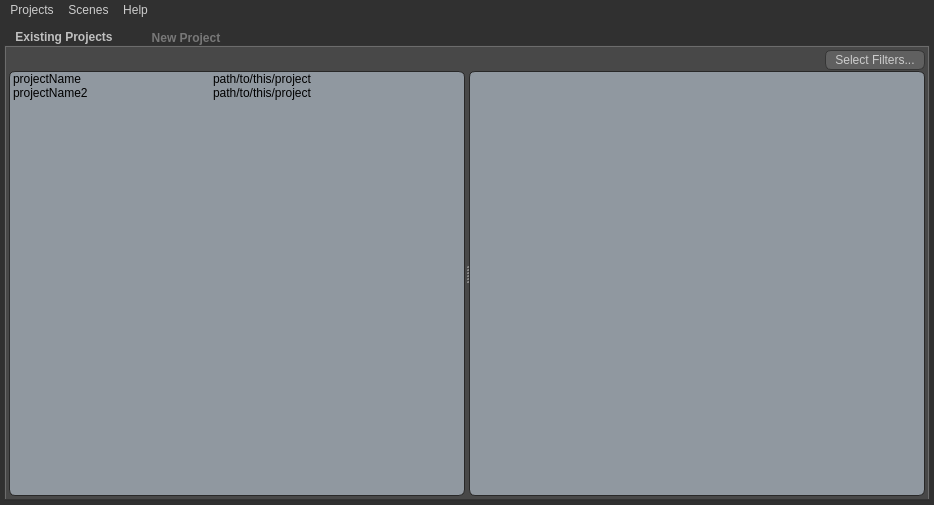
<?xml version="1.0" encoding="UTF-8"?>
<ui version="4.0">
 <class>projectManager</class>
 <widget class="QMainWindow" name="projectManager">
  <property name="geometry">
   <rect>
    <x>0</x>
    <y>0</y>
    <width>698</width>
    <height>505</height>
   </rect>
  </property>
  <property name="windowTitle">
   <string>Project Manager</string>
  </property>
  <property name="styleSheet">
   <string notr="true">QWidget{
  dialogbuttonbox-buttons-have-icons: 0;
  combobox-popup: 1;
  tabbar-prefer-no-arrows: true;
  color: #cccccc;
  background-color: #303030;
}


QMenuBar{
  background-color: QLinearGradient(
      x1:0, y1:0,
      x2:0, y2:1,
      stop:1 #484848,
      stop:0.4 #666666);
}

QMenu::separator{
height: 1px;
background-color: #303030;
}

QMenuBar::item{
  background: transparent;
}


QMenuBar::item:selected{
  background: transparent;
}


QMenuBar::item:pressed{
  background: #545454;
  border: 1px solid #000;
  margin-bottom:-1px;
  padding-bottom:1px;
}


QMenu{
  border: 1px solid #000;
background: #484848;
padding:5px;
}


QMenu::item{
  padding: 2px 20px 2px 20px;
background: #484848;
}


QMenu::item:selected{
  color: #f89a2b;
 background: #545454;
}


</string>
  </property>
  <widget class="QWidget" name="centralwidget">
   <property name="styleSheet">
    <string notr="true"/>
   </property>
   <layout class="QGridLayout" name="gridLayout_7">
    <property name="margin">
     <number>4</number>
    </property>
    <item row="0" column="0">
     <widget class="QTabWidget" name="tabWidget">
      <property name="font">
       <font>
        <weight>75</weight>
        <bold>true</bold>
       </font>
      </property>
      <property name="styleSheet">
       <string notr="true">QWidget
{
  dialogbuttonbox-buttons-have-icons: 0;
  combobox-popup: 1;
  tabbar-prefer-no-arrows: true;
  color: #cccccc;
  background-color: #484848;
}

QGroupBox{
border: 1px solid #696969;
border-radius:6px;
margin-top: 5px;
}

QGroupBox::title{
margin-top: -12px;
}


QToolTip
{
  border: 1px solid black;
  background-color: #f0f0b4;
  color: #000000;
  border-radius: 3px;
  opacity: 220;
}

QLabel{
background: none;
color: #919191;
}

QLineEdit
{
  color: #000000;
  background-color: #9098a0;
  padding: 1px;
  border-style: solid;
  border: 1px solid #353535;
  border-radius: 6px;
}



QPushButton
{
  icon-size: 12px;
  background-color: #606060;
  border-width: 1px;
  border-color: #353535;
  border-style: solid;
  border-radius: 6px;
  padding: 5px;
  padding-left: 2px;
  padding-right: 2px;
}

QPushButton:flat {
  border: none;
  background-color: none;
}

QPushButton:hover
{
  background-color: #686868;
}

QPushButton:pressed,QPushButton:focus:pressed
{
  color: #000;
  background-color: #f89a2b;
}


QComboBox
{
  combobox-popup: 1;
  selection-background-color: #666666;
  selection-color: #f89a2b;;
  background-color: #606060;
  border-style: solid;
  border: 1px solid #1e1e1e;
  border-radius: 6px;
  padding-left: 6px;
}

  
QComboBox:hover,QPushButton:hover
{
  background-color: #6c6c6c;
}

QComboBox QAbstractItemView
{

  background-color: #545454;
  border-width: 0px;
  border-radius: 0px;
  selection-background-color: QLinearGradient( x1: 0, y1: 0, x2: 0, y2: 1, stop: 0 #ffa02f, stop: 1 #d7801a);
  padding-top: 10px;
  padding-bottom: 10px;
  padding-left: 2px;
  padding-right: 2px;
border: 1px solid #1e1e1e;
}

QComboBox::drop-down
{
  subcontrol-origin: padding;
  subcontrol-position: top right;
  width: 25px;
  border-left-width: 0px;
  border-left-color: darkgray;
  border-left-style: solid;
  border-top-right-radius: 3px;
  border-bottom-right-radius: 3px;
}



QScrollBar:horizontal {
  background: #404040;
  height: 16px;
  margin: 0 -2px 0 -2px;
  border: 1px solid #383838;
}


QScrollBar::add-page:horizontal, QScrollBar::sub-page:horizontal
{
  background: none;
}

QScrollBar::add-line:horizontal {
  border-radius: 0px;
  border: none;
  width: 0px;
  subcontrol-position: left;
  subcontrol-origin: margin;
}

QScrollBar::sub-line:horizontal {
  border-radius: 0px;
  border: none;
  width: 0px;
  subcontrol-position: left;
  subcontrol-origin: margin;
}

/*
QScrollBar::right-arrow:horizontal, QScrollBar::left-arrow:horizontal
{
  border: 1px solid black;
  width: 1px;
  height: 1px;
  background: white;
}
*/




QScrollBar:vertical
{
  background: #404040;
  width: 16px;
  margin: -2px 0 -2px 0;
  border: 1px solid #383838;
}


QScrollBar::add-line:vertical
{
  border-radius: 2px;
  border: 1px solid #383838;
  height: 0px;
  subcontrol-position: bottom;
  subcontrol-origin: margin;
}

QScrollBar::sub-line:vertical
{
  border-radius: 2px;
  border: 1px solid #383838;
  height: 0px;
  subcontrol-position: top;
  subcontrol-origin: margin;
}

/*
QScrollBar::up-arrow:vertical, QScrollBar::down-arrow:vertical
{
  border: 1px solid black;
  width: 1px;
  height: 1px;
  background: white;
}
*/

QScrollBar::add-page:vertical, QScrollBar::sub-page:vertical
{
  background: none;
}


QTabWidget:pane{
}


QTabBar {
background: none;
}

QTabBar::tab {
min-width: 100px;
max-width:100px;
  color: #c0c0c0;
  border-width: 1px;
  border-color: #484848;
  border-left-style: solid;
  border-right-style: solid;
  border-top-style: solid;
  border-bottom-style: none;
  border-style: none;
  border-top-left-radius: 6px;
  border-top-right-radius: 6px;
  padding-left: 10px;
  padding-right: 10px;
  padding-top: 3px;
  padding-bottom: 2px;
  margin-left: 0px;
  margin-right: 2px;
  margin-top: 3px;
  background-color: QLinearGradient(
      x1:0, y1:0,
      x2:0, y2:1,
      stop:1 #484848,
      stop:0.4 #565656);
}


QTabWidget::right-corner {
  background-color: #28ff28;
}

QTabBar::tab:last
{
  margin-right: 0;
}

QTabBar::tab:first:!selected
{
  margin-left: 0px;
}

QTabBar::tab:!selected
{
margin-top: 5px;
  color: #787878;
  border-bottom-style: none;
  background-color: QLinearGradient(
      x1:0, y1:0,
      x2:0, y2:1,
      stop:1 #353535,
      stop:0.4 #404040);
}

QTabBar::tab:selected
{

}


QTreeView {
  color: #000000;
  background-color: #9098a0;
  alternate-background-color: #9098a0;
/*
  padding-top: 6px;
  padding-bottom: 6px;
  border-radius: 6px;
*/
  border-style: solid;
  border-width: 1px;
  border-color: #282828;
border-radius: 6px;
}

 QTreeView::item:hover {
background-color: #A2A9B0;
 }

 QTreeView::item:selected {
background-color: #B5BCC4;
color: black;
 }





QListView {
border-radius: 6px;
  color: #000000;
  background-color: #949ca4;
  alternate-background-color: #9098a0;
/*
  padding-top: 6px;
  padding-bottom: 6px;
  border-radius: 6px;
*/
  border-style: solid;
  border-width: 1px;
  border-color: #282828;
}

QHeaderView:section {
min-height: 18px;
  background-color: #64707c;
  color: #bbbbbb;
  padding-left: 4px;
  border: 1px solid #44505c;
border-top: none;
border-left: none;
}

QHeaderView::section:first{
border-top-left-radius: 6px;
}

QHeaderView::section:last{
border-top-right-radius: 6px;
border-right:none;
}

/*
QHeaderView::down-arrow {
  image: url(down_arrow.png);
}

QHeaderView::up-arrow {
  image: url(up_arrow.png);
}
*/

</string>
      </property>
      <property name="currentIndex">
       <number>0</number>
      </property>
      <widget class="QWidget" name="existingProjectsTab">
       <property name="sizePolicy">
        <sizepolicy hsizetype="Fixed" vsizetype="Preferred">
         <horstretch>0</horstretch>
         <verstretch>0</verstretch>
        </sizepolicy>
       </property>
       <property name="cursor">
        <cursorShape>ArrowCursor</cursorShape>
       </property>
       <property name="styleSheet">
        <string notr="true"/>
       </property>
       <attribute name="title">
        <string>Existing Projects</string>
       </attribute>
       <layout class="QGridLayout" name="gridLayout_5">
        <property name="margin">
         <number>3</number>
        </property>
        <item row="0" column="0">
         <widget class="QSplitter" name="existingProjectsSplitter">
          <property name="orientation">
           <enum>Qt::Horizontal</enum>
          </property>
          <widget class="QWidget" name="layoutWidget">
           <layout class="QGridLayout" name="projectTreeGridLayout">
            <property name="verticalSpacing">
             <number>1</number>
            </property>
            <item row="0" column="1">
             <spacer name="spacer">
              <property name="orientation">
               <enum>Qt::Horizontal</enum>
              </property>
              <property name="sizeHint" stdset="0">
               <size>
                <width>178</width>
                <height>21</height>
               </size>
              </property>
             </spacer>
            </item>
            <item row="1" column="0" colspan="2">
             <widget class="QTreeWidget" name="projectTree">
              <property name="focusPolicy">
               <enum>Qt::NoFocus</enum>
              </property>
              <property name="contextMenuPolicy">
               <enum>Qt::CustomContextMenu</enum>
              </property>
              <property name="editTriggers">
               <set>QAbstractItemView::NoEditTriggers</set>
              </property>
              <property name="alternatingRowColors">
               <bool>true</bool>
              </property>
              <property name="indentation">
               <number>5</number>
              </property>
              <property name="rootIsDecorated">
               <bool>false</bool>
              </property>
              <property name="uniformRowHeights">
               <bool>false</bool>
              </property>
              <property name="itemsExpandable">
               <bool>false</bool>
              </property>
              <property name="expandsOnDoubleClick">
               <bool>false</bool>
              </property>
              <attribute name="headerVisible">
               <bool>false</bool>
              </attribute>
              <attribute name="headerDefaultSectionSize">
               <number>200</number>
              </attribute>
              <attribute name="headerMinimumSectionSize">
               <number>25</number>
              </attribute>
              <attribute name="headerShowSortIndicator" stdset="0">
               <bool>false</bool>
              </attribute>
              <column>
               <property name="text">
                <string>Project</string>
               </property>
              </column>
              <column>
               <property name="text">
                <string>Path</string>
               </property>
              </column>
              <item>
               <property name="text">
                <string>projectName</string>
               </property>
               <property name="text">
                <string>path/to/this/project</string>
               </property>
              </item>
              <item>
               <property name="text">
                <string>projectName2</string>
               </property>
               <property name="text">
                <string>path/to/this/project</string>
               </property>
              </item>
             </widget>
            </item>
           </layout>
          </widget>
          <widget class="QWidget" name="layoutWidget">
           <layout class="QGridLayout" name="gridLayout_4">
            <property name="horizontalSpacing">
             <number>0</number>
            </property>
            <property name="verticalSpacing">
             <number>1</number>
            </property>
            <item row="0" column="1">
             <spacer name="spacer_2">
              <property name="orientation">
               <enum>Qt::Horizontal</enum>
              </property>
              <property name="sizeHint" stdset="0">
               <size>
                <width>138</width>
                <height>10</height>
               </size>
              </property>
             </spacer>
            </item>
            <item row="1" column="0" colspan="4">
             <widget class="QTreeWidget" name="sceneTree">
              <property name="minimumSize">
               <size>
                <width>0</width>
                <height>0</height>
               </size>
              </property>
              <property name="focusPolicy">
               <enum>Qt::NoFocus</enum>
              </property>
              <property name="contextMenuPolicy">
               <enum>Qt::CustomContextMenu</enum>
              </property>
              <property name="indentation">
               <number>5</number>
              </property>
              <property name="rootIsDecorated">
               <bool>false</bool>
              </property>
              <property name="expandsOnDoubleClick">
               <bool>false</bool>
              </property>
              <attribute name="headerVisible">
               <bool>false</bool>
              </attribute>
              <attribute name="headerDefaultSectionSize">
               <number>200</number>
              </attribute>
              <column>
               <property name="text">
                <string>Scene</string>
               </property>
              </column>
              <column>
               <property name="text">
                <string>Path</string>
               </property>
              </column>
             </widget>
            </item>
            <item row="0" column="2">
             <widget class="QToolButton" name="filtersBtn">
              <property name="minimumSize">
               <size>
                <width>100</width>
                <height>20</height>
               </size>
              </property>
              <property name="maximumSize">
               <size>
                <width>16777215</width>
                <height>20</height>
               </size>
              </property>
              <property name="styleSheet">
               <string notr="true">QToolButton
{
  icon-size: 12px;
  background-color: #606060;
  border-width: 1px;
  border-color: #353535;
  border-style: solid;
  border-radius: 6px;
  padding: 2px;
  padding-left: 2px;
  padding-right: 2px;
}

QToolButton:flat {
  border: none;
  background-color: none;
}

QToolButton:hover
{
  background-color: #686868;
}

QToolButton:pressed,QToolButton:focus:pressed
{
  color: #000;
  background-color: #f89a2b;
}
</string>
              </property>
              <property name="text">
               <string>Select Filters...</string>
              </property>
              <property name="checkable">
               <bool>false</bool>
              </property>
              <property name="popupMode">
               <enum>QToolButton::InstantPopup</enum>
              </property>
              <property name="toolButtonStyle">
               <enum>Qt::ToolButtonTextOnly</enum>
              </property>
             </widget>
            </item>
           </layout>
          </widget>
         </widget>
        </item>
       </layout>
      </widget>
      <widget class="QWidget" name="newProjectTab">
       <property name="sizePolicy">
        <sizepolicy hsizetype="Fixed" vsizetype="Preferred">
         <horstretch>0</horstretch>
         <verstretch>0</verstretch>
        </sizepolicy>
       </property>
       <attribute name="title">
        <string>New Project</string>
       </attribute>
       <layout class="QGridLayout" name="gridLayout_6">
        <item row="0" column="0" colspan="3">
         <widget class="QGroupBox" name="projectLocationGroup">
          <property name="sizePolicy">
           <sizepolicy hsizetype="Preferred" vsizetype="Fixed">
            <horstretch>0</horstretch>
            <verstretch>0</verstretch>
           </sizepolicy>
          </property>
          <property name="minimumSize">
           <size>
            <width>0</width>
            <height>45</height>
           </size>
          </property>
          <property name="maximumSize">
           <size>
            <width>16777215</width>
            <height>45</height>
           </size>
          </property>
          <property name="font">
           <font>
            <weight>75</weight>
            <bold>true</bold>
           </font>
          </property>
          <property name="title">
           <string>Project Location</string>
          </property>
          <layout class="QGridLayout" name="gridLayout_2">
           <property name="topMargin">
            <number>4</number>
           </property>
           <property name="rightMargin">
            <number>7</number>
           </property>
           <property name="bottomMargin">
            <number>4</number>
           </property>
           <item row="0" column="0">
            <widget class="QLabel" name="newProjectPathLabel">
             <property name="minimumSize">
              <size>
               <width>85</width>
               <height>0</height>
              </size>
             </property>
             <property name="maximumSize">
              <size>
               <width>85</width>
               <height>16777215</height>
              </size>
             </property>
             <property name="layoutDirection">
              <enum>Qt::LeftToRight</enum>
             </property>
             <property name="text">
              <string>Root Path</string>
             </property>
             <property name="alignment">
              <set>Qt::AlignRight|Qt::AlignTrailing|Qt::AlignVCenter</set>
             </property>
            </widget>
           </item>
           <item row="0" column="2">
            <widget class="QPushButton" name="newProjectPathBtn">
             <property name="minimumSize">
              <size>
               <width>51</width>
               <height>20</height>
              </size>
             </property>
             <property name="maximumSize">
              <size>
               <width>30</width>
               <height>20</height>
              </size>
             </property>
             <property name="toolTip">
              <string>Browse for the location of your new project. The title of the project will be the directory you choose.</string>
             </property>
             <property name="styleSheet">
              <string notr="true">min-width: 45px;</string>
             </property>
             <property name="text">
              <string>...</string>
             </property>
            </widget>
           </item>
           <item row="0" column="1">
            <widget class="QLineEdit" name="newProjectPath">
             <property name="minimumSize">
              <size>
               <width>0</width>
               <height>20</height>
              </size>
             </property>
             <property name="maximumSize">
              <size>
               <width>16777215</width>
               <height>20</height>
              </size>
             </property>
             <property name="toolTip">
              <string>This is the path where your new project will be created. The title of the project will be the name of root directory. </string>
             </property>
             <property name="text">
              <string/>
             </property>
            </widget>
           </item>
          </layout>
         </widget>
        </item>
        <item row="1" column="0" colspan="3">
         <widget class="QGroupBox" name="rootFoldersGroup">
          <property name="font">
           <font>
            <weight>75</weight>
            <bold>true</bold>
           </font>
          </property>
          <property name="contextMenuPolicy">
           <enum>Qt::CustomContextMenu</enum>
          </property>
          <property name="styleSheet">
           <string notr="true"/>
          </property>
          <property name="title">
           <string>Directory Structure</string>
          </property>
          <layout class="QGridLayout" name="gridLayout_3">
           <property name="leftMargin">
            <number>4</number>
           </property>
           <property name="topMargin">
            <number>9</number>
           </property>
           <property name="rightMargin">
            <number>6</number>
           </property>
           <property name="bottomMargin">
            <number>6</number>
           </property>
           <item row="0" column="0">
            <spacer name="horizontalSpacer">
             <property name="orientation">
              <enum>Qt::Horizontal</enum>
             </property>
             <property name="sizeType">
              <enum>QSizePolicy::Fixed</enum>
             </property>
             <property name="sizeHint" stdset="0">
              <size>
               <width>85</width>
               <height>20</height>
              </size>
             </property>
            </spacer>
           </item>
           <item row="0" column="1">
            <widget class="QCheckBox" name="createFoldersCheckBox">
             <property name="text">
              <string>Create Folders (EXPERIMENTAL)</string>
             </property>
            </widget>
           </item>
           <item row="1" column="0" colspan="2">
            <widget class="QWidget" name="templateOptions" native="true">
             <layout class="QGridLayout" name="gridLayout">
              <property name="margin">
               <number>0</number>
              </property>
              <property name="spacing">
               <number>4</number>
              </property>
              <item row="0" column="0">
               <widget class="QLabel" name="folderTemplateLabel">
                <property name="minimumSize">
                 <size>
                  <width>85</width>
                  <height>0</height>
                 </size>
                </property>
                <property name="maximumSize">
                 <size>
                  <width>80</width>
                  <height>16777215</height>
                 </size>
                </property>
                <property name="layoutDirection">
                 <enum>Qt::LeftToRight</enum>
                </property>
                <property name="text">
                 <string>Template</string>
                </property>
                <property name="alignment">
                 <set>Qt::AlignRight|Qt::AlignTrailing|Qt::AlignVCenter</set>
                </property>
               </widget>
              </item>
              <item row="0" column="1">
               <widget class="QComboBox" name="templateCbx">
                <property name="minimumSize">
                 <size>
                  <width>0</width>
                  <height>20</height>
                 </size>
                </property>
                <property name="maximumSize">
                 <size>
                  <width>16777215</width>
                  <height>20</height>
                 </size>
                </property>
                <item>
                 <property name="text">
                  <string>Modo Default</string>
                 </property>
                </item>
               </widget>
              </item>
              <item row="0" column="2">
               <widget class="QPushButton" name="newTemplateBtn">
                <property name="sizePolicy">
                 <sizepolicy hsizetype="Fixed" vsizetype="Fixed">
                  <horstretch>0</horstretch>
                  <verstretch>0</verstretch>
                 </sizepolicy>
                </property>
                <property name="minimumSize">
                 <size>
                  <width>0</width>
                  <height>20</height>
                 </size>
                </property>
                <property name="maximumSize">
                 <size>
                  <width>32</width>
                  <height>24</height>
                 </size>
                </property>
                <property name="toolTip">
                 <string>Create a new template</string>
                </property>
                <property name="text">
                 <string/>
                </property>
                <property name="icon">
                 <iconset>
                  <normaloff>icons/newTemplate.png</normaloff>icons/newTemplate.png</iconset>
                </property>
                <property name="iconSize">
                 <size>
                  <width>24</width>
                  <height>24</height>
                 </size>
                </property>
               </widget>
              </item>
              <item row="1" column="0">
               <widget class="QLabel" name="scenesRootLabel_2">
                <property name="minimumSize">
                 <size>
                  <width>85</width>
                  <height>0</height>
                 </size>
                </property>
                <property name="maximumSize">
                 <size>
                  <width>80</width>
                  <height>16777215</height>
                 </size>
                </property>
                <property name="layoutDirection">
                 <enum>Qt::LeftToRight</enum>
                </property>
                <property name="text">
                 <string>Structure</string>
                </property>
                <property name="alignment">
                 <set>Qt::AlignRight|Qt::AlignTrailing|Qt::AlignVCenter</set>
                </property>
               </widget>
              </item>
              <item row="1" column="1">
               <widget class="QTreeWidget" name="folderTree">
                <property name="focusPolicy">
                 <enum>Qt::NoFocus</enum>
                </property>
                <property name="contextMenuPolicy">
                 <enum>Qt::CustomContextMenu</enum>
                </property>
                <property name="dragEnabled">
                 <bool>true</bool>
                </property>
                <property name="dragDropMode">
                 <enum>QAbstractItemView::InternalMove</enum>
                </property>
                <property name="defaultDropAction">
                 <enum>Qt::MoveAction</enum>
                </property>
                <property name="selectionMode">
                 <enum>QAbstractItemView::ExtendedSelection</enum>
                </property>
                <property name="autoExpandDelay">
                 <number>0</number>
                </property>
                <property name="indentation">
                 <number>30</number>
                </property>
                <property name="sortingEnabled">
                 <bool>false</bool>
                </property>
                <property name="animated">
                 <bool>true</bool>
                </property>
                <property name="headerHidden">
                 <bool>true</bool>
                </property>
                <property name="expandsOnDoubleClick">
                 <bool>false</bool>
                </property>
                <attribute name="headerVisible">
                 <bool>false</bool>
                </attribute>
                <column>
                 <property name="text">
                  <string>Folders</string>
                 </property>
                </column>
                <item>
                 <property name="text">
                  <string>New Item</string>
                 </property>
                </item>
                <item>
                 <property name="text">
                  <string>New Item</string>
                 </property>
                </item>
                <item>
                 <property name="text">
                  <string>New Item</string>
                 </property>
                 <item>
                  <property name="text">
                   <string>New Subitem</string>
                  </property>
                  <item>
                   <property name="text">
                    <string>New Subitem</string>
                   </property>
                  </item>
                 </item>
                </item>
               </widget>
              </item>
              <item row="1" column="2">
               <layout class="QVBoxLayout" name="verticalLayout">
                <property name="spacing">
                 <number>2</number>
                </property>
                <item>
                 <widget class="QPushButton" name="addFolderBtn">
                  <property name="sizePolicy">
                   <sizepolicy hsizetype="Fixed" vsizetype="Fixed">
                    <horstretch>0</horstretch>
                    <verstretch>0</verstretch>
                   </sizepolicy>
                  </property>
                  <property name="maximumSize">
                   <size>
                    <width>32</width>
                    <height>32</height>
                   </size>
                  </property>
                  <property name="toolTip">
                   <string>Add a new folder to the structure tree</string>
                  </property>
                  <property name="text">
                   <string/>
                  </property>
                  <property name="icon">
                   <iconset>
                    <normaloff>icons/addFolder.png</normaloff>icons/addFolder.png</iconset>
                  </property>
                  <property name="iconSize">
                   <size>
                    <width>26</width>
                    <height>26</height>
                   </size>
                  </property>
                 </widget>
                </item>
                <item>
                 <widget class="QPushButton" name="delFolderBtn">
                  <property name="sizePolicy">
                   <sizepolicy hsizetype="Fixed" vsizetype="Fixed">
                    <horstretch>0</horstretch>
                    <verstretch>0</verstretch>
                   </sizepolicy>
                  </property>
                  <property name="maximumSize">
                   <size>
                    <width>32</width>
                    <height>32</height>
                   </size>
                  </property>
                  <property name="toolTip">
                   <string>Remove the selected folder from the structure tree</string>
                  </property>
                  <property name="text">
                   <string/>
                  </property>
                  <property name="icon">
                   <iconset>
                    <normaloff>icons/removeFolder.png</normaloff>icons/removeFolder.png</iconset>
                  </property>
                  <property name="iconSize">
                   <size>
                    <width>26</width>
                    <height>26</height>
                   </size>
                  </property>
                 </widget>
                </item>
                <item>
                 <widget class="QPushButton" name="resetTreeBtn">
                  <property name="sizePolicy">
                   <sizepolicy hsizetype="Fixed" vsizetype="Fixed">
                    <horstretch>0</horstretch>
                    <verstretch>0</verstretch>
                   </sizepolicy>
                  </property>
                  <property name="maximumSize">
                   <size>
                    <width>32</width>
                    <height>32</height>
                   </size>
                  </property>
                  <property name="toolTip">
                   <string>Erase the structure tree</string>
                  </property>
                  <property name="text">
                   <string/>
                  </property>
                  <property name="icon">
                   <iconset>
                    <normaloff>icons/reset.png</normaloff>icons/reset.png</iconset>
                  </property>
                  <property name="iconSize">
                   <size>
                    <width>26</width>
                    <height>26</height>
                   </size>
                  </property>
                 </widget>
                </item>
                <item>
                 <widget class="QPushButton" name="saveTemplateBtn">
                  <property name="sizePolicy">
                   <sizepolicy hsizetype="Fixed" vsizetype="Fixed">
                    <horstretch>0</horstretch>
                    <verstretch>0</verstretch>
                   </sizepolicy>
                  </property>
                  <property name="maximumSize">
                   <size>
                    <width>32</width>
                    <height>32</height>
                   </size>
                  </property>
                  <property name="toolTip">
                   <string>Save the template</string>
                  </property>
                  <property name="text">
                   <string/>
                  </property>
                  <property name="icon">
                   <iconset>
                    <normaloff>icons/save.png</normaloff>icons/save.png</iconset>
                  </property>
                  <property name="iconSize">
                   <size>
                    <width>26</width>
                    <height>26</height>
                   </size>
                  </property>
                  <property name="shortcut">
                   <string>Ctrl+R</string>
                  </property>
                 </widget>
                </item>
                <item>
                 <spacer name="verticalSpacer">
                  <property name="orientation">
                   <enum>Qt::Vertical</enum>
                  </property>
                  <property name="sizeHint" stdset="0">
                   <size>
                    <width>20</width>
                    <height>40</height>
                   </size>
                  </property>
                 </spacer>
                </item>
               </layout>
              </item>
             </layout>
             <zorder></zorder>
             <zorder>templateCbx</zorder>
             <zorder>folderTree</zorder>
             <zorder>scenesRootLabel_2</zorder>
             <zorder>folderTemplateLabel</zorder>
             <zorder>newTemplateBtn</zorder>
             <zorder>newTemplateBtn</zorder>
             <zorder>templateCbx</zorder>
             <zorder>folderTree</zorder>
             <zorder>scenesRootLabel_2</zorder>
             <zorder></zorder>
             <zorder>folderTemplateLabel</zorder>
            </widget>
           </item>
          </layout>
         </widget>
        </item>
        <item row="2" column="0">
         <spacer name="spacer_3">
          <property name="orientation">
           <enum>Qt::Horizontal</enum>
          </property>
          <property name="sizeHint" stdset="0">
           <size>
            <width>371</width>
            <height>20</height>
           </size>
          </property>
         </spacer>
        </item>
        <item row="2" column="1">
         <widget class="QPushButton" name="createProjectBtn">
          <property name="sizePolicy">
           <sizepolicy hsizetype="Fixed" vsizetype="Fixed">
            <horstretch>0</horstretch>
            <verstretch>0</verstretch>
           </sizepolicy>
          </property>
          <property name="minimumSize">
           <size>
            <width>150</width>
            <height>0</height>
           </size>
          </property>
          <property name="toolTip">
           <string>If you need a tooltip for this...</string>
          </property>
          <property name="text">
           <string>Create Project</string>
          </property>
         </widget>
        </item>
        <item row="2" column="2">
         <spacer name="spacer_4">
          <property name="orientation">
           <enum>Qt::Horizontal</enum>
          </property>
          <property name="sizeHint" stdset="0">
           <size>
            <width>371</width>
            <height>20</height>
           </size>
          </property>
         </spacer>
        </item>
       </layout>
      </widget>
     </widget>
    </item>
   </layout>
  </widget>
  <widget class="QMenuBar" name="menuBar">
   <property name="geometry">
    <rect>
     <x>0</x>
     <y>0</y>
     <width>698</width>
     <height>21</height>
    </rect>
   </property>
   <property name="nativeMenuBar">
    <bool>true</bool>
   </property>
   <widget class="QMenu" name="menuFile">
    <property name="title">
     <string>Projects</string>
    </property>
    <addaction name="act_setAsCurrent"/>
    <addaction name="act_exploreProject"/>
    <addaction name="separator"/>
    <addaction name="act_addExisting"/>
    <addaction name="act_removeSelected"/>
    <addaction name="act_exportList"/>
    <addaction name="act_importList"/>
   </widget>
   <widget class="QMenu" name="menuScenes">
    <property name="title">
     <string>Scenes</string>
    </property>
    <addaction name="act_openSelectedScene"/>
    <addaction name="act_importSelectedScene"/>
    <addaction name="act_importSelectedAsRef"/>
   </widget>
   <widget class="QMenu" name="menuHelp">
    <property name="title">
     <string>Help</string>
    </property>
    <addaction name="act_docs"/>
    <addaction name="act_about"/>
   </widget>
   <addaction name="menuFile"/>
   <addaction name="menuScenes"/>
   <addaction name="menuHelp"/>
  </widget>
  <action name="act_addExisting">
   <property name="text">
    <string>Add Existing Project To List</string>
   </property>
  </action>
  <action name="act_removeSelected">
   <property name="text">
    <string>Remove Selected</string>
   </property>
  </action>
  <action name="act_exportList">
   <property name="text">
    <string>Export List</string>
   </property>
  </action>
  <action name="act_importList">
   <property name="text">
    <string>Import List</string>
   </property>
  </action>
  <action name="act_setAsCurrent">
   <property name="text">
    <string>Set Selected As Current</string>
   </property>
  </action>
  <action name="act_openSelectedScene">
   <property name="text">
    <string>Open Selected</string>
   </property>
  </action>
  <action name="act_importSelectedScene">
   <property name="text">
    <string>Import Selected</string>
   </property>
  </action>
  <action name="act_importSelectedAsRef">
   <property name="text">
    <string>Import Selected as Referenced</string>
   </property>
  </action>
  <action name="act_about">
   <property name="text">
    <string>About...</string>
   </property>
  </action>
  <action name="act_docs">
   <property name="text">
    <string>Documentation</string>
   </property>
  </action>
  <action name="act_exploreProject">
   <property name="text">
    <string>Explore Project</string>
   </property>
  </action>
 </widget>
 <resources/>
 <connections/>
</ui>
